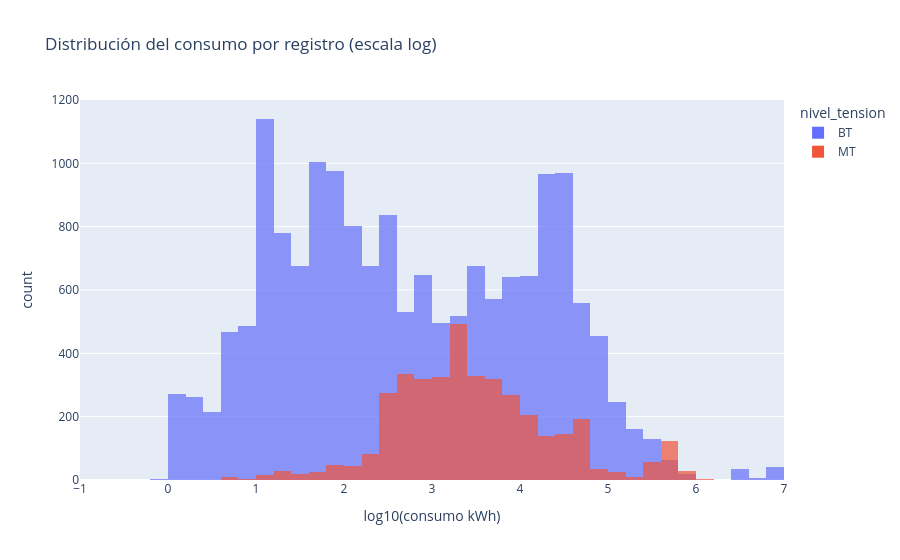

Notebook code for this chart:
### Code cell
fig = px.histogram(df[df["consumo_kwh"] > 0], x=np.log10(df.loc[df["consumo_kwh"] > 0, "consumo_kwh"]),
                   color="nivel_tension", nbins=60, barmode="overlay", opacity=0.7,
                   labels={"x": "log10(consumo kWh)"}, title="Distribución del consumo por registro (escala log)")
fig.show()

### Figure 1 — Plotly figure (JSON) as saved in the notebook; plotly's stock layout.template omitted (floating-point values rounded to 4 significant figures; data arrays with more than 128 entries replaced by an {"elided": "..."} marker saying what was removed)
{"data": [{"bingroup": "x", "hovertemplate": "nivel_tension=BT<br>log10(consumo kWh)=%{x}<br>count=%{y}<extra></extra>", "legendgroup": "BT", "marker": {"color": "#636efa", "opacity": 0.7, "pattern": {"shape": ""}}, "name": "BT", "nbinsx": 60, "orientation": "v", "showlegend": true, "type": "histogram", "x": {"elided": "16975 float values"}, "xaxis": "x", "yaxis": "y"}, {"bingroup": "x", "hovertemplate": "nivel_tension=MT<br>log10(consumo kWh)=%{x}<br>count=%{y}<extra></extra>", "legendgroup": "MT", "marker": {"color": "#EF553B", "opacity": 0.7, "pattern": {"shape": ""}}, "name": "MT", "nbinsx": 60, "orientation": "v", "showlegend": true, "type": "histogram", "x": {"elided": "3896 float values"}, "xaxis": "x", "yaxis": "y"}], "layout": {"barmode": "overlay", "legend": {"title": {"text": "nivel_tension"}, "tracegroupgap": 0}, "title": {"text": "Distribución del consumo por registro (escala log)"}, "xaxis": {"anchor": "y", "domain": [0, 1], "title": {"text": "log10(consumo kWh)"}}, "yaxis": {"anchor": "x", "domain": [0, 1], "title": {"text": "count"}}}}
